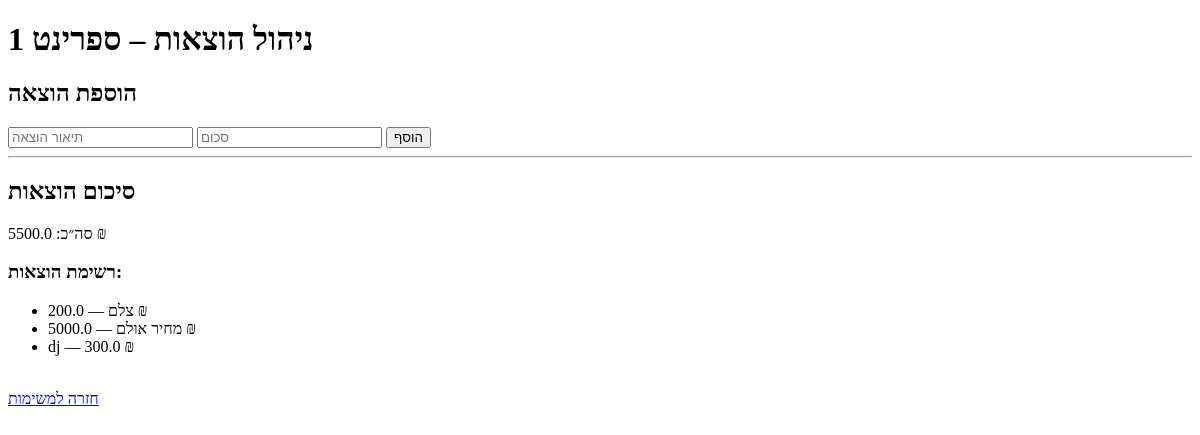
The page /budget on the database as committed earlier.
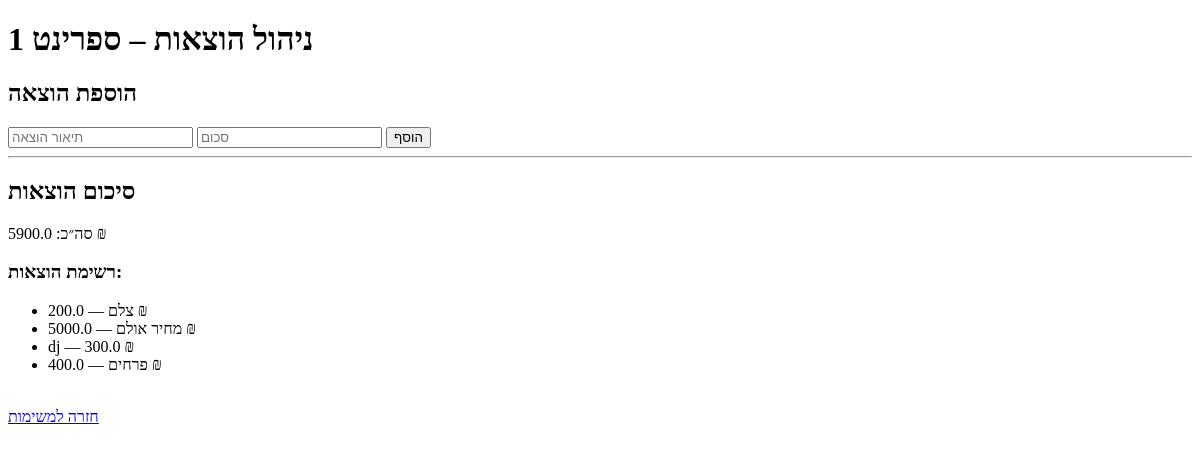
The same page on the database as committed later.
### tables this page shows
CREATE TABLE expenses (
    id INTEGER PRIMARY KEY AUTOINCREMENT,
    description TEXT NOT NULL,
    amount REAL NOT NULL
);

### app.py (the view)
@app.route("/budget", methods=["GET"])
def budget_page():
    conn = get_db_connection()
    expenses = conn.execute('SELECT * FROM expenses').fetchall()
    total = sum(expense['amount'] for expense in expenses)
    conn.close()
    return render_template("budget.html", expenses=expenses, total=total)

### app.py (called while the page is built)
def get_db_connection():
    conn = sqlite3.connect('database.db')
    conn.row_factory = sqlite3.Row  # מאפשר גישה לעמודות בשם
    return conn

### templates/budget.html (shortened to what this page needs)
<!DOCTYPE html>
<html lang="he">
<head>
</head>
<body>
    <h1>ניהול הוצאות – ספרינט 1</h1>
    <h2>הוספת הוצאה</h2>
    <form action="/budget/add" method="post">
        <input type="text" name="description" placeholder="תיאור הוצאה" required>
        <input type="number" step="0.01" name="amount" placeholder="סכום" required>
        <button type="submit">הוסף</button>
    </form>
    <hr>
    <h2>סיכום הוצאות</h2>
    <p>סה״כ: {{ total }} ₪</p>
    <h3>רשימת הוצאות:</h3>
    {% if expenses %}
        <ul>
            {% for e in expenses %}
                <li>{{ e.description }} — {{ e.amount }} ₪</li>
            {% endfor %}
        </ul>
    {% else %}
        <p>אין הוצאות עדיין.</p>
    {% endif %}
    <br>
    <a href="/tasks">חזרה למשימות</a>
</body>
</html>

Rows that differ between the two databases and show on the page:
added expenses: description "פרחים", amount "400.0"
Other text that changed with them:
{{ total }}: "5500.0" → "5900.0"
